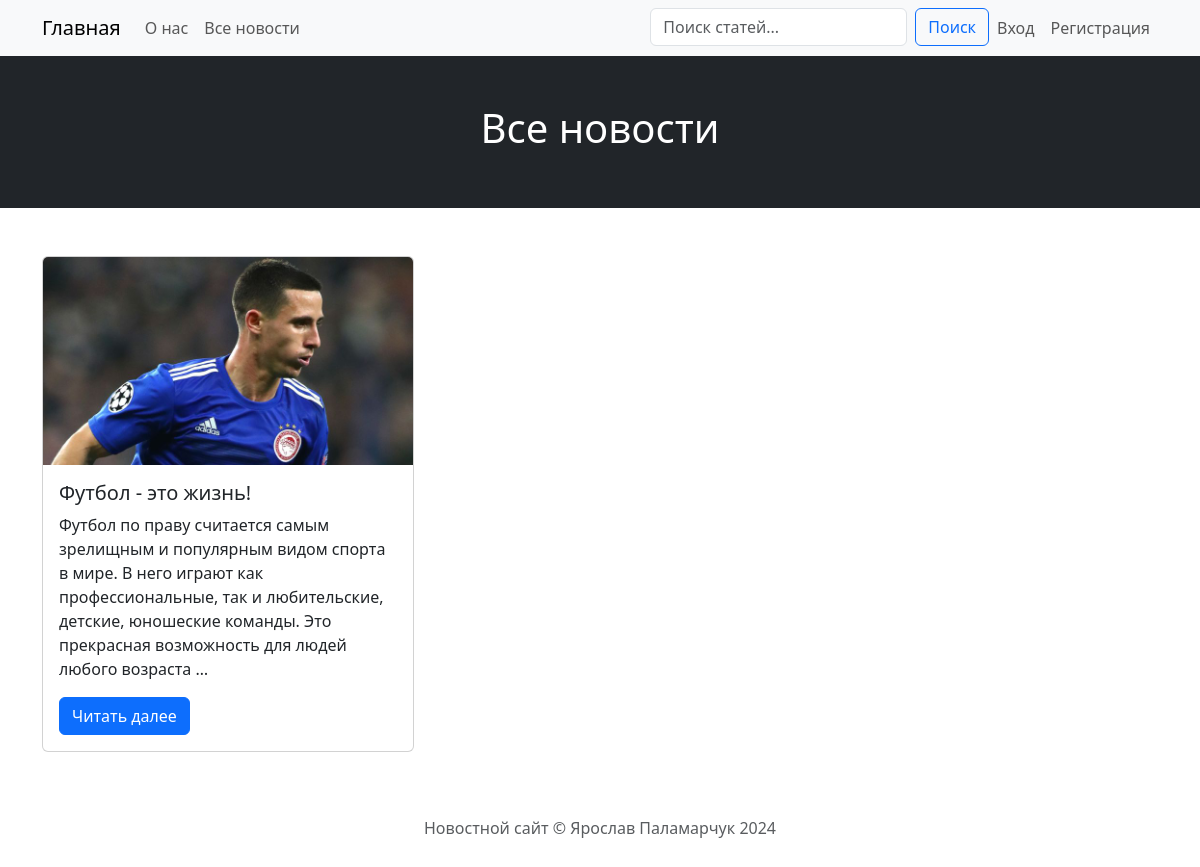
Page /news/ on the committed database.
### app/models.py (models this page shows, shortened)
class News(models.Model):
    author = models.ForeignKey(Profile, on_delete=models.CASCADE, related_name='news', verbose_name='Автор')
    image = models.ImageField(upload_to='news_images/', null=True, blank=True, verbose_name='Изображение')
    title = models.CharField(max_length=255, verbose_name='Заголовок')
    description = models.TextField(verbose_name='Текст статьи')
    created_at = models.DateTimeField(auto_now_add=True, verbose_name='Дата создания')
    updated_at = models.DateTimeField(auto_now=True, verbose_name='Дата обновления')
    views = models.PositiveIntegerField(default=0, verbose_name='Количество просмотров')
    class Meta:
        verbose_name = "Новость"
        verbose_name_plural = "Новости"
        ordering = ('-created_at', '-updated_at', 'title', 'author', 'views')

### app/views.py (the view)
# urls.py: path('news/', views.news_list, name='news_list'),
def news_list(request: WSGIRequest) -> HttpResponse:
    if search := request.GET.get("search"):
        news = News.objects.filter(title__iregex=search) | News.objects.filter(description__iregex=search)
    else:
        news = News.objects.order_by("-created_at")
    return render(request, "news_list.html", {"news_list": news})

### app/templates/news_list.html (shortened to what this page needs)
{% extends 'base/base.html' %}
{% block content %}
<div class="bg-dark text-white text-center py-5">
  <h1>Все новости</h1>
</div>
<div class="container my-5">
  {% for news in news_list %}
  <div class="col-md-4 mb-4">
    <div class="card h-100">
      {% if news.image %}
      <img src="{{ news.image.url }}" class="card-img-top" alt="{{ news.title }}">
      {% endif %}
      <div class="card-body">
        <h5 class="card-title">{{ news.title }}</h5>
        <p class="card-text">{{ news.description|truncatewords:30 }}</p>
        <a href="{% url 'news_detail' news.id %}" class="btn btn-primary">Читать далее</a>
      </div>
    </div>
  </div>
  {% endfor %}
</div>
{% endblock %}

### rows in the picture
News: image (picture), title "Футбол - это жизнь!", description "Футбол по праву считается самым зрелищным и популярным видом спорта в мире. В него играют как профессиональные, так и любительские, детские, юношеские команды. Это прекрасная возможность для людей любого возраста …"
